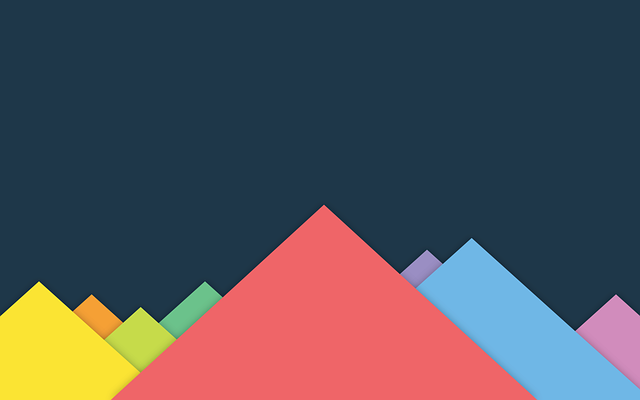
#> input picture input_images/image_1.png, 640 x 400 px
$ python imageenhancer.py
#> lines starting #> are read from the running program, lines starting #| are printed output that depends on the picture
from PIL import Image, ImageEnhance

#read the image
im = Image.open("input_images/image_1.png")
#> im is the input picture: PIL image 640x400 RGB; mean R, G, B 83.7, 81.5, 88.4

#image brightness enhancer
enhancer = ImageEnhance.Brightness(im)

factor = 1 #gives original image
im_output = enhancer.enhance(factor)
im_output.save('output_images/original-image.png')

factor = 0.5 #darkens the image
im_output = enhancer.enhance(factor)
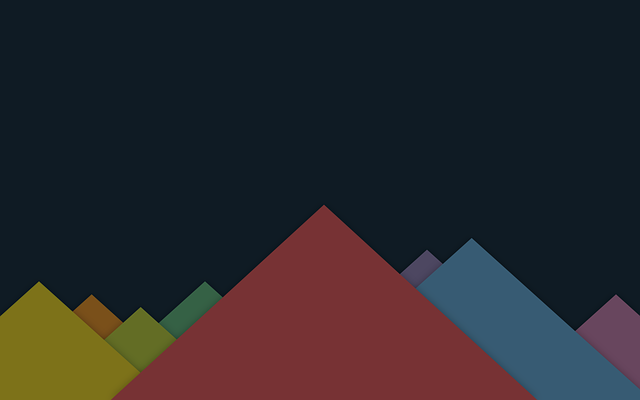
#> im_output: PIL image 640x400 RGB; mean R, G, B 41.7, 40.3, 43.8
im_output.save('output_images/darkened-image.png')

factor = 1.5 #brightens the image
im_output = enhancer.enhance(factor)
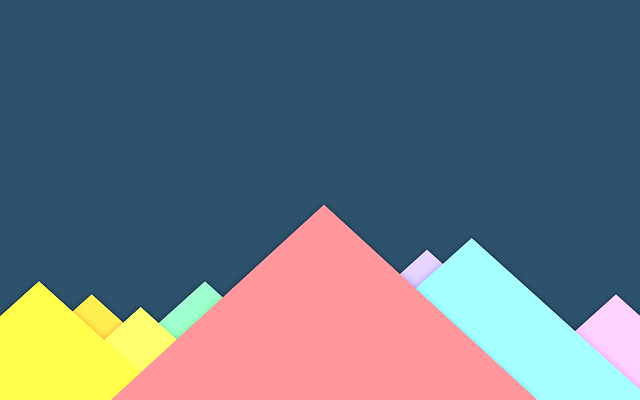
#> im_output: PIL image 640x400 RGB; mean R, G, B 102.1, 116.1, 126.6
im_output.save('output_images/brightened-image.png')
